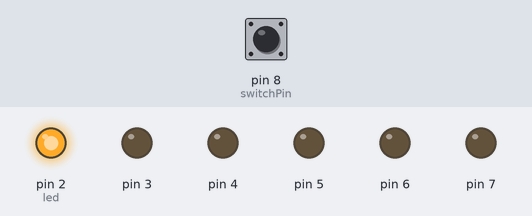
The sketch below on a simulated Arduino Uno, built with avr-gcc and run on an emulated ATmega328P. Parts: output pins drawn as LEDs (lit = HIGH). The inputs (shaded band) are chosen by the test bench; at power-on: pin 8 (switchPin) LOW. Random numbers use the default seed unless the sketch sets one; not simulated (calls return 0 or success): arduino_secrets.h.

Above: at 1.2 s.
1.3 s: pin 8 (switchPin) pulled HIGH for 0.15 s
At 2.0 s:
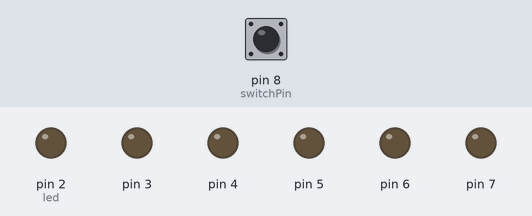
4.4 s: pin 8 (switchPin) pulled HIGH for 0.15 s
At 7.3 s:
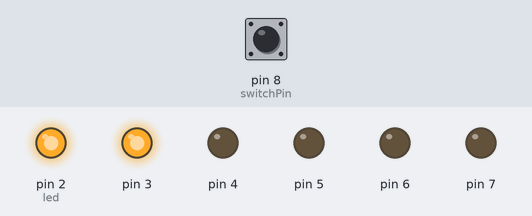
7.5 s: pin 8 (switchPin) pulled HIGH for 0.15 s
At 7.9 s:
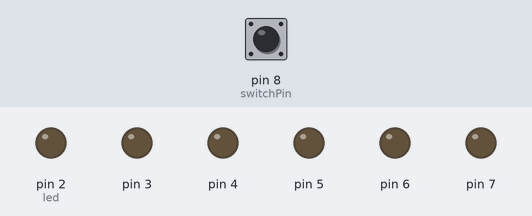
10.6 s: pin 8 (switchPin) pulled HIGH for 0.15 s
At 12.5 s:
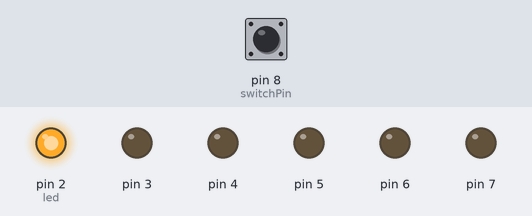
13.7 s: pin 8 (switchPin) pulled HIGH for 1 s
17.7 s: pin 8 (switchPin) pulled HIGH for 3.2 s
Timing chart, 0 to 27.4 s (numbered marks = the images above; inputs shaded):
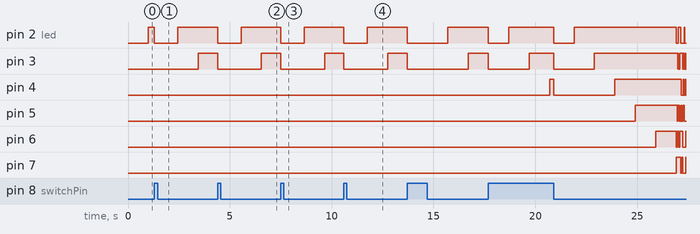

The sketch:

lab_8.ino
```cpp
#include "arduino_secrets.h"

const int switchPin = 8;
unsigned long previousTime = 0;
unsigned long currentTime = 0;
long interval = 1000; // 1 secunda pentru test

int switchState = 0;
int prevSwitchState = 0;
int led = 2; // Ã ncepem cu pinul 2

void setup() {
  Serial.begin(9600);
  for (int x = 2; x <= 7; x++) {
    pinMode(x, OUTPUT);
  }
  pinMode(switchPin, INPUT);
}

void loop() {
  currentTime = millis();

  // --- LOGICA TIMERULUI ---
  if (currentTime - previousTime > interval) {
    previousTime = currentTime; // ResetÄ m ceasul pentru urmÄ torul interval

    // Aprindem DOAR led-ul curent, nu pe toate
    digitalWrite(led, HIGH);

    // Trecem la urmÄ torul led
    led++;

    // SiguranÈ Ä : DacÄ  am aprins deja ultimul LED (pin 7),
    // nu vrem sÄ  Ã®ncercÄ m sÄ  aprindem pinul 8 (care e senzorul!)
    if (led > 7) {
      // TIMPUL A EXPIRAT - Ã ncepe spectacolul "Pom de CrÄ ciun"

      // Facem un "dans" al luminilor de 100 de paÈ i
      for (int i = 0; i < 100; i++) {

        // Pasul 1: Alegem un LED la Ã®ntÃ¢mplare (Ã®ntre pinul 2 È i 8-exclusiv, deci 7)
        int pinAleatoriu = random(2, 8);

        // Pasul 2: Alegem o stare la Ã®ntÃ¢mplare (0 = stins, 1 = aprins)
        int stareAleatorie = random(0, 2);

        // Pasul 3: ExecutÄ m
        digitalWrite(pinAleatoriu, stareAleatorie);

        // Pasul 4: AÈ teptÄ m foarte puÈ in (50ms) pentru efectul de tremurat
        delay(5);
      }

      // DUPÄ  ce s-a terminat spectacolul (aprox 5 secunde), resetÄ m totul automat

      // Stingem totul curat
      for (int x = 2; x <= 7; x++) {
        digitalWrite(x, LOW);
      }

      // ResetÄ m variabilele de timp È i poziÈ ie
      led = 2;
      previousTime = millis();
    }
  }

  // --- LOGICA DE RESETARE (TILT) ---
  switchState = digitalRead(switchPin);

  if (switchState != prevSwitchState) {
    // 1. Stingem toate LED-urile fizic
    for (int x = 2; x <= 7; x++) {
      digitalWrite(x, LOW);
    }

    // 2. ResetÄ m logica
    led = 2; // FÄ RÄ  'int' Ã®n faÈ Ä ! ResetÄ m variabila globalÄ .
    previousTime = currentTime; // ResetÄ m È i cronometrul
  }

  prevSwitchState = switchState;
}
```

Measured:
- after the input at 1.3 s, pin 2 (led): HIGH → LOW at once, → HIGH 1.1 s later
- after the input at 4.4 s, pin 3: HIGH → LOW at once, → HIGH 2.2 s later
- after the input at 7.5 s, pin 3: HIGH → LOW at once, → HIGH 2.2 s later
- after the input at 10.6 s, pin 3: HIGH → LOW at once, → HIGH 2.2 s later
